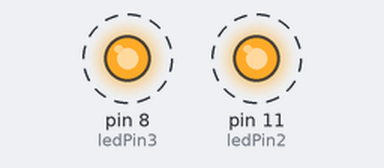
A sketch run on a simulated Arduino Uno, built with avr-gcc and run on an emulated ATmega328P. On the bench: output pins drawn as LEDs (lit = HIGH). Dashed ring = blinking.

Above: at 0.2 s.
Timing chart, 0 to 3.0 s (numbered marks = the images above):
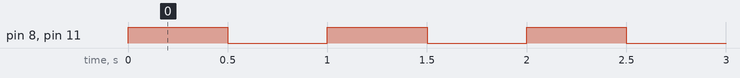

Measured:
- by itself, pin 8 (ledPin3), pin 11 (ledPin2): alternates HIGH for 0.50 s and LOW for 0.50 s

The sketch:

Circuit_08.ino
```cpp
/*
SparkFun Inventor's Kit
Example sketch 08

SINGLE SERVO

  Sweep a servo back and forth through its full range of motion.

  A "servo", short for servomotor, is a motor that includes
  feedback circuitry that allows it to be commanded to move to
  specific positions. This one is very small, but larger servos
  are used extensively in robotics to control mechanical arms,
  hands, etc. You could use it to make a (tiny) robot arm,
  aircraft control surface, or anywhere something needs to be
  moved to specific positions.

Hardware connections:

  The servo has a cable attached to it with three wires.
  Because the cable ends in a socket, you can use jumper wires
  to connect between the Arduino and the servo. Just plug the
  jumper wires directly into the socket.

  Connect the RED wire (power) to 5 Volts (5V)
  Connect the WHITE wire (signal) to digital pin 9
  Connect the BLACK wire (ground) to ground (GND)

  Note that servos can use a lot of power, which can cause your
  Arduino to reset or behave erratically. If you're using large
  servos or many of them, it's best to provide them with their
  own separate 5V supply. See this Arduino Forum thread for info:
  http://www.arduino.cc/cgi-bin/yabb2/YaBB.pl?num=1239464763

This sketch was written by SparkFun Electronics,
with lots of help from the Arduino community.
This code is completely free for any use.
Visit http://learn.sparkfun.com/products/2 for SIK information.
Visit http://www.arduino.cc to learn about the Arduino.

Version 2.0 6/2012 MDG
*/


// If we had to write a sketch to control a servo from scratch,
// it would be a lot of work. Fortunately, others have done the
// hard work for you. We're going to include a "library"
// that has the functions needed to drive servos.

// A library is an set of additional functions you can add to
// your sketch. Numerous libraries are available for many uses,
// see http://arduino.cc/en/Reference/Libraries for information
// on the standard libraries, and Google for others. When you're
// using a new part, chances are someone has written a library
// for it.

#include <Servo.h>  // servo library

// Once you "include" a library, you'll have access to those
// functions. You can find a list of the functions in the servo
// library at: http://arduino.cc/en/Reference/Servo
// Most libraries also have example sketches you can load from
// the "file/examples" menu.

// Now we'll create a servo "object", called myservo. You should
// create one of these for each servo you want to control.
// You can control a maximum of twelve servos on the Uno
// using this library. (Other servo libraries may let you
// control more). Note that this library disables PWM on
// pins 9 and 10!

Servo servo1;  // servo control object
int ledPin3 = 8;
int ledPin2 = 11;

void setup()
{
  // We'll now "attach" the servo1 object to digital pin 9.
  // If you want to control more than one servo, attach more
  // servo objects to the desired pins (must be digital).

  // Attach tells the Arduino to begin sending control signals
  // to the servo. Servos require a continuous stream of control
  // signals, even if you're not currently moving them.
  // While the servo is being controlled, it will hold its
  // current position with some force. If you ever want to
  // release the servo (allowing it to be turned by hand),
  // you can call servo1.detach().

  //servo1.attach(9);
  pinMode(ledPin2, OUTPUT);
  pinMode(ledPin3, OUTPUT);
}


void loop() {

digitalWrite(ledPin2, HIGH);
digitalWrite(ledPin3, HIGH);
delay(500);
digitalWrite(ledPin2, LOW);
digitalWrite(ledPin3, LOW);
delay(500);
/*{
  for(int fadeValue = 0; fadeValue <= 255; fadeValue += 5) {
    digitalWrite(ledPin2, fadeValue);
    digitalWrite(ledPin3, fadeValue);
    delay(50);
  }
  for(int fadeValue = 255; fadeValue >= 0; fadeValue -=5) {
    // stop the program for some time
    digitalWrite(ledPin2, fadeValue);
    digitalWrite(ledPin3, fadeValue);
    delay(50);
  }
*/
  int position;
  /*
  // To control a servo, you give it the angle you'd like it
  // to turn to. Servos cannot turn a full 360 degrees, but you
  // can tell it to move anywhere between 0 and 180 degrees.

  // Change position at full speed:

  servo1.write(90);    // Tell servo to go to 90 degrees

  delay(1000);         // Pause to get it time to move

  servo1.write(180);   // Tell servo to go to 180 degrees

  delay(1000);         // Pause to get it time to move

  servo1.write(0);     // Tell servo to go to 0 degrees

  delay(1000);         // Pause to get it time to move

  // Change position at a slower speed:

  // To slow down the servo's motion, we'll use a for() loop
  // to give it a bunch of intermediate positions, with 20ms
  // delays between them. You can change the step size to make
  // the servo slow down or speed up. Note that the servo can't
  // move faster than its full speed, and you won't be able
  // to update it any faster than every 20ms.

  // Tell servo to go to 180 degrees, stepping by two degrees

  for(position = 0; position < 180; position += 2)
  {
    servo1.write(position);  // Move to next position
    delay(20);               // Short pause to allow it to move
  }

  // Tell servo to go to 0 degrees, stepping by one degree

  for(position = 180; position >= 0; position -= 1)
  {
    servo1.write(position);  // Move to next position
    delay(20);               // Short pause to allow it to move
  }*/
}
```
